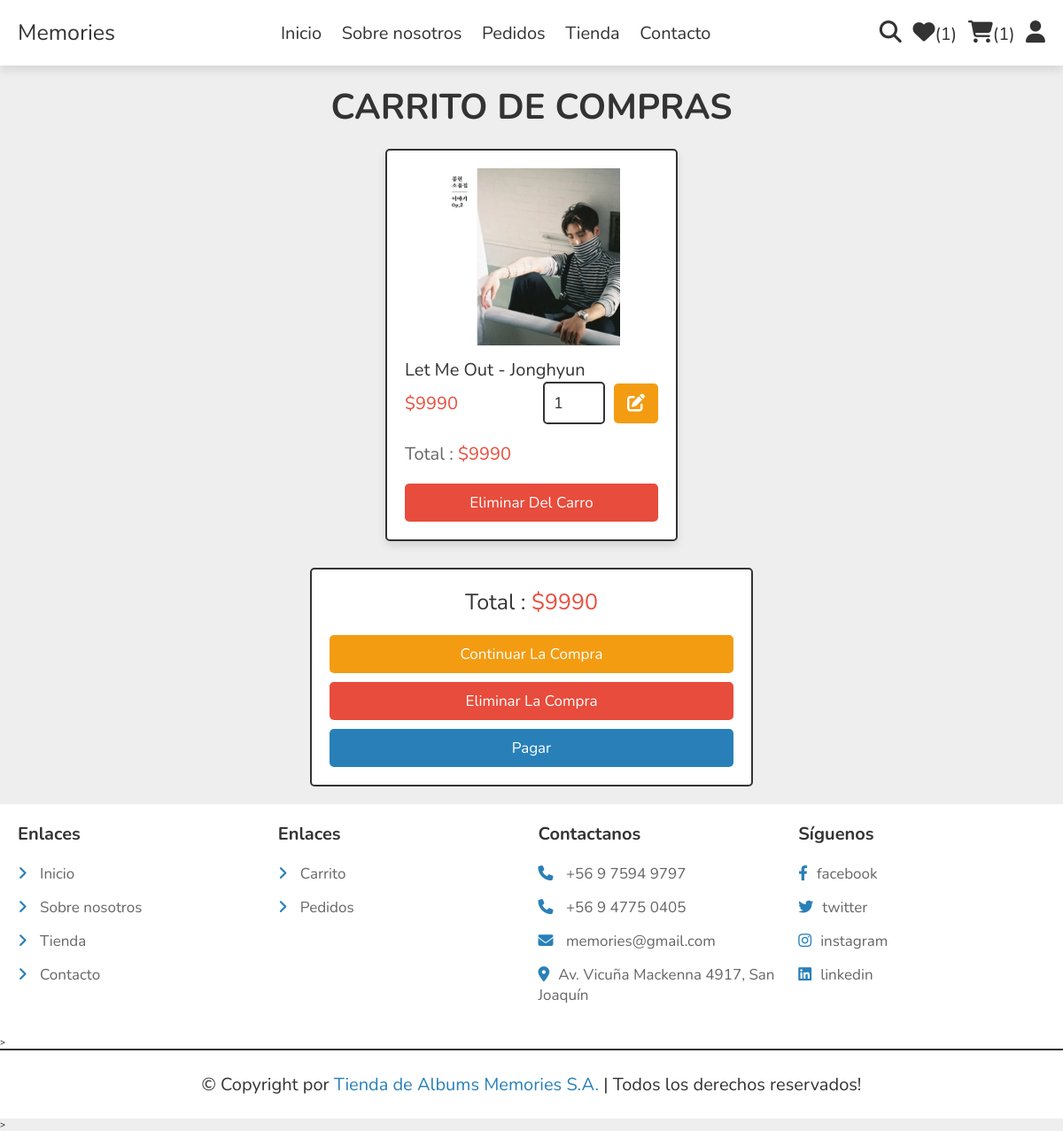
/lista_deseada/ (signed in), run on the app's committed database.
### store/models.py (models this page shows, shortened)
class Cart(models.Model):
    customer = models.ForeignKey(User, on_delete=models.CASCADE,null=False,blank=False)
    product_id = models.ForeignKey(Products, on_delete=models.CASCADE,null=False,blank=False)
    quantity = models.PositiveIntegerField(default=1)
    @property
    def sub_total(self):
        sub_total=self.quantity * self.product_id.price
        return sub_total

class Products(models.Model):
    category = models.ForeignKey(ProductCategory, on_delete=models.CASCADE,null=True,blank=False)
    name = models.CharField(max_length=50,blank=False,null=False)
    price = models.PositiveIntegerField(blank=False,null=False)
    details = models.TextField(blank=True)
    image_01 = models.ImageField()

### store/views.py (the view)
# urls.py: path('lista_deseada/',CarritoDeCompras,name='lista_deseada'),
@login_required
def CarritoDeCompras(request):
    products=Cart.objects.filter(customer=request.user)
    cart_count=Cart.objects.filter(customer=request.user).count()
    item_count=WishList.objects.filter(customer=request.user).count()
    grand_total= sum([item.quantity* item.product_id.price for item in products])
    context={'products':products,'cart_count':cart_count,'item_count':item_count,'grand_total':grand_total}
    return render(request,'store/carritodecompras.html',context)

### store/templates/store/carritodecompras.html (shortened to what this page needs)
{% extends 'store/main.html' %}
{% load static %}
{% block content %}
<section class="products shopping-cart">
        <h3 class="heading">Carrito de Compras</h3>
        <div class="box-container">
            {% for product in products %}
            <form action="" method="POST" class="box">{% csrf_token %}
                <img src="{{product.product_id.image_01.url}}" alt="">
                <div class="name">{{product.product_id.name}}</div>
                <div class="flex">
                    <div class="price">${{product.product_id.price}}</div>
                    <input type="number" name="quantity" class="qty" min="1" max="99" onkeypress="if(this.value.length == 2) return false;" value="{{product.quantity}}">
                   <button type="submit" class="fas fa-edit" name="update_quantity" formaction="{% url 'update_quantity' %}"></button>
                </div>
                <div class="sub-total"> Total : <span>${{product.sub_total}}</span> </div>
                <input type="submit" value="Eliminar del carro" formaction="{% url 'delete_from_cart' %}" onclick="return confirm('¿Quieres eliminar todo?');" class="delete-btn" name="delete">
            </form>
                {% endfor %}
        </div>
        {% if grand_total != 0 %}
        <div class="cart-total">
            <form action="" method="POST">{% csrf_token %}
              <p>Total : <span>${{grand_total}}</span></p>
              <a href="{% url 'tienda' %}" class="option-btn">Continuar la compra</a>
               <input type="submit" value="Eliminar la compra" class="delete-btn" name="all_delete" formaction="{% url 'delete_from_cart' %}" onclick="return confirm('¿Quieres eliminar todo?');">
               <a href="{% url 'checkout' %}" class="btn <?= ($grand_total > 1)?'':'disabled'; ?>">Pagar</a>
            </form>
        </div>
         {% else %}
             <div class="cart-total">
                <p>El carrito esta vacio</p>
             </div>
         {% endif %}
        </section>
        {% endblock content %}

### store/static/CSS/style.css (style rules this page uses)
:root { --main-color:#2980b9; --orange:#f39c12; --red:#e74c3c; --black:#333; --white:#fff; --light-color:#666; --light-bg:#eee; --border:.2rem solid var(--black); --box-shadow:0 .5rem 1rem rgba(0,0,0,.1); }
* { font-family: 'Nunito', sans-serif; margin:0; padding:0; box-sizing: border-box; outline: none; border:none; text-decoration: none; }
html { font-size: 62.5%; overflow-x: hidden; }
body { background-color: var(--light-bg); }
section { padding:2rem; max-width: 1200px; margin:0 auto; }
.heading { font-size: 4rem; color:var(--black); margin-bottom: 2rem; text-align: center; text-transform: uppercase; }
.btn, .delete-btn, .option-btn { display: block; width: 100%; margin-top: 1rem; border-radius: .5rem; padding:1rem 3rem; font-size: 1.7rem; text-transform: capitalize; color:var(--white); cursor: pointer; text-align: center; }
.btn { background-color: var(--main-color); }
.option-btn { background-color: var(--orange); }
.delete-btn { background-color: var(--red); }
.products .box-container { display: grid; grid-template-columns: repeat(auto-fit, 33rem); gap:1.5rem; justify-content: center; align-items: flex-start; }
.products .box-container .box { position: relative; background-color: var(--white); box-shadow: var(--box-shadow); border-radius: .5rem; border:var(--border); padding:2rem; overflow: hidden; }
.products .box-container .box img { height: 20rem; width: 100%; object-fit: contain; margin-bottom: 1rem; }
.products .box-container .box .name { font-size: 2rem; color:var(--black); }
.products .box-container .box .flex { display: flex; align-items: center; gap:1rem; }
.products .box-container .box .flex .qty { width: 7rem; padding:1rem; border:var(--border); font-size: 1.8rem; color:var(--black); border-radius: .5rem; }
.products .box-container .box .flex .price { font-size: 2rem; color:var(--red); margin-right: auto; }
.shopping-cart .fa-edit { height: 4.5rem; border-radius: .5rem; background-color: var(--orange); width: 5rem; font-size: 2rem; color:var(--white); cursor: pointer; }
.shopping-cart .sub-total { margin:2rem 0; font-size: 2rem; color:var(--light-color); }
.shopping-cart .sub-total span { color:var(--red); }
.cart-total { max-width: 50rem; margin:0 auto; margin-top: 3rem; background-color: var(--white); border:var(--border); border-radius: .5rem;; padding:2rem; text-align: center; }
.cart-total p { font-size: 2.5rem; color:var(--black); margin-bottom: 2rem; }
.cart-total p span { color:var(--red); }

### data on the page
Cart: product_id.image_01 (picture), product_id.name "Let Me Out - Jonghyun", product_id.price "9990", quantity "1", sub_total "9990"

### other printed values
{{ item_count }} "1"
{{ cart_count }} "1"
{{ grand_total }} "9990"
